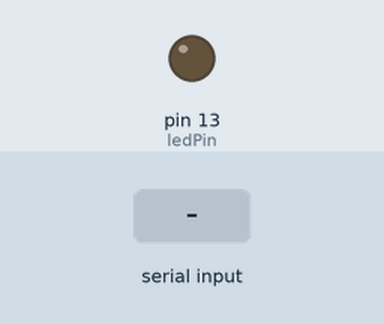
Recording of a sketch running on a simulated Arduino Uno, built with avr-gcc and run on an emulated ATmega328P. Shown: output pins drawn as LEDs (lit = HIGH). Inputs (shaded band) come from the test bench.

Above: at 1.2 s.
1.3 s: "1234\n" received over the second serial link
At 2.7 s:
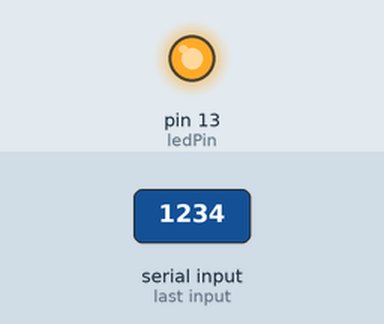
Timing chart, 0 to 4.3 s (numbered marks = the images above; inputs shaded):
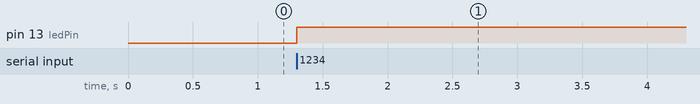

Measured:
- after the input at 1.3 s, pin 13 (ledPin): LOW → HIGH at once

The sketch:

HC12_RECEIVER_TEST.ino
```cpp
#include <SoftwareSerial.h>

SoftwareSerial mySerial(2, 3); // RX, TX
unsigned long last = millis();//set timer


int ledPin = 13;

void setup() {
  mySerial.begin(9600);
  pinMode(ledPin, OUTPUT);
}

void loop() {

  boolean ledState = digitalRead(ledPin);//check if the LED is turned on or off. Returns 1 or 0

  if(mySerial.available() > 1){
    int input = mySerial.parseInt();//read serial input and convert to integer (-32,768 to 32,767)

    if(millis() - last > 250)
    {
      //if time now is 250 milliseconds greater than last time
      if(ledState == 0 && input == 1234)
      {
        //if LED is off and button code is ok
        digitalWrite(ledPin, HIGH);
        mySerial.println(4321);
      }
      else if(ledState == 1 && input == 1234)
      {
        //if LED is off and button code is ok
        digitalWrite(ledPin, LOW);
        mySerial.println(4321);
      }
    }

    mySerial.flush();//clear the serial buffer for unwanted inputs
    last = millis();//reset timer
  }
  delay(20);//delay little for better serial communication

}
```
